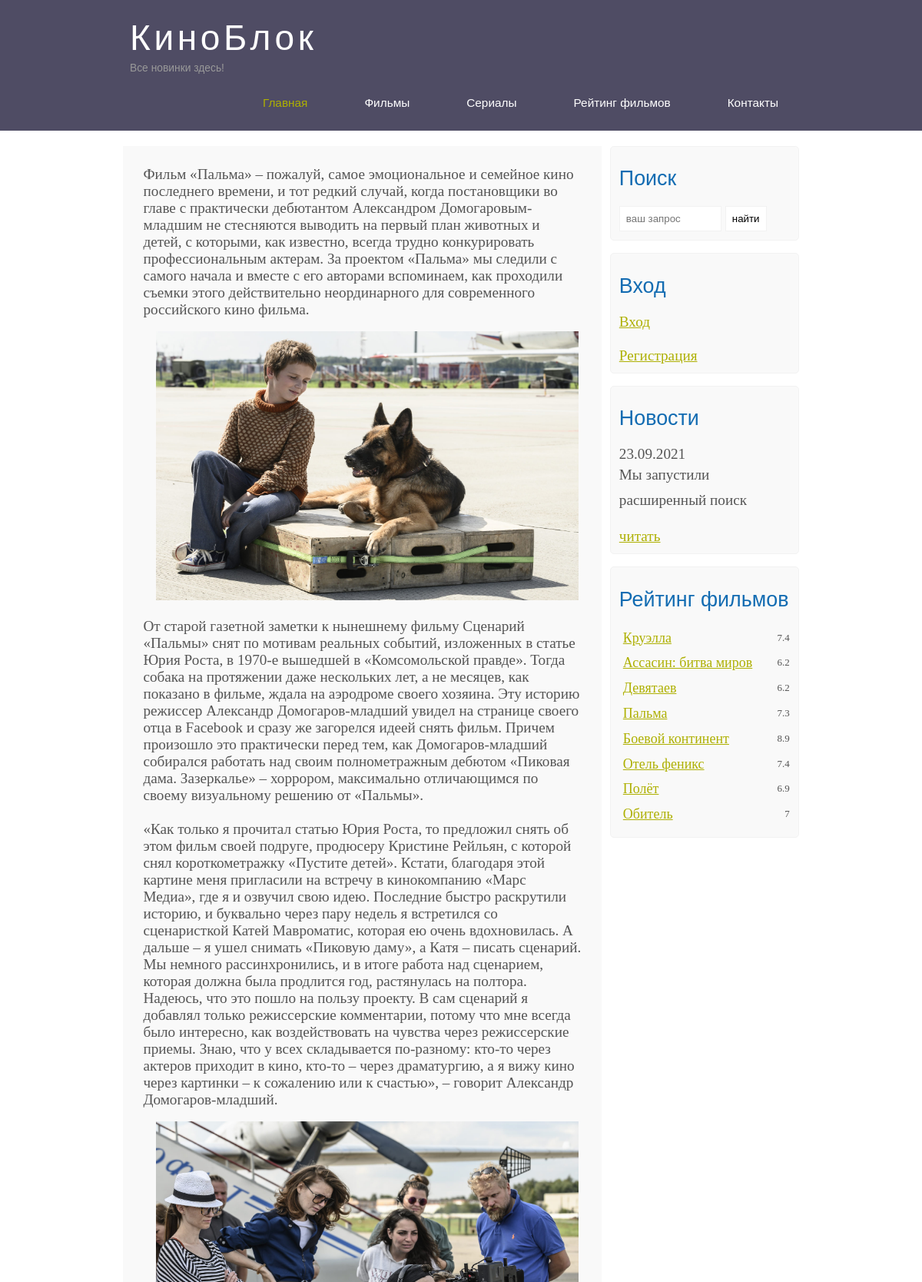
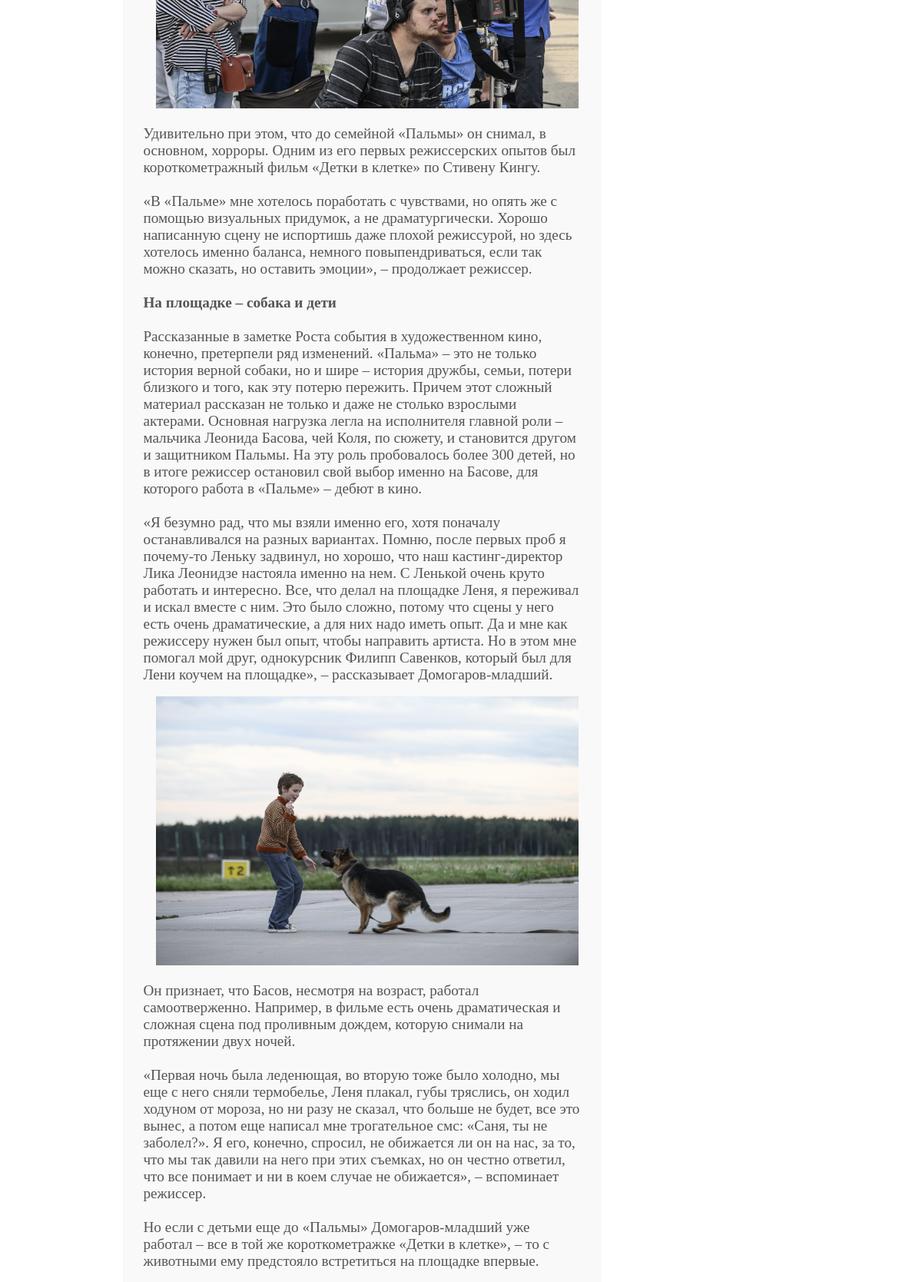
Screenshot of /about_palma.php (upper part) with the database file from the repository (2 pictures, top to bottom).
### tables this page shows
CREATE TABLE `header` (
  `id` int NOT NULL,
  `title` varchar(50) NOT NULL,
  `linktitle` varchar(100) NOT NULL,
  `page` varchar(50) NOT NULL
);

CREATE TABLE `main` (
  `post_id` int NOT NULL,
  `img` varchar(50) NOT NULL,
  `name` varchar(500) NOT NULL,
  `content` varchar(2500) NOT NULL,
  `video` varchar(500) NOT NULL,
  `rating` float NOT NULL,
  `year` year NOT NULL,
  `producer` varchar(250) NOT NULL,
  `type` varchar(50) NOT NULL
);

### ratingmain.php (the view, shortened to what this page needs)
<?php
  include "bd.php";
  $result_main = mysqli_query($mysqli, 'SELECT * FROM main');
  $rows_main = mysqli_fetch_all($result_main, MYSQLI_ASSOC);
?>
<div class="sidebar">
  <h2>Рейтинг фильмов</h2>
    <ul>
    <?php foreach($rows_main as $row_main):?>
      <li><a class="link_sidebar" href="/page.php?id=<?php echo $row_main['post_id'];?>"><?php echo $row_main['name'];?></a><span class="rating_sidebar"><?php echo $row_main['rating'];?></span></li>
    <?php endforeach;?>
    </ul>
  </div>
</div>

### header.php (shortened to what this page needs)
<?php
  include "bd.php";
  $result5 = mysqli_query($mysqli, 'SELECT * FROM header');
  $rows5 = mysqli_fetch_all($result5, MYSQLI_ASSOC);
?>
<div class="header">
  <div class="logo">
    <div class="logo_text">
      <h1><a href="/">КиноБлок</a></h1>
      <h2>Все новинки здесь!</h2>
    </div>
  </div>
  <div class="menubar">
    <ul class="menu">
    <?php foreach($rows5 as $row5):?>
      <li <?php echo ($page == $row5['page'] ? "class = selected" : "")?>><a href="<?php echo $row5['linktitle'];?>"><?php echo $row5['title'];?></a></li>
    <?php endforeach;?>
    </ul>
  </div>
</div>

### style.css (style rules this page uses)
* { margin: 0; padding: 0; }
body { font-size: 1.2em; background-color: #fff; color: #555; }
h1, h2 { font: normal 170% 'century gothic', arial; margin: 0 0 15px 0; padding: 15px 0 5px 0; color: #000; }
h2 { font-size: 140%; }
a, a:hover { outline: none; text-decoration: underline; color: #aeb002; }
ul { margin: 2px 0 22px 17px; }
ul li { margin: 0 0 6px 0; padding: 0 0 4px 5px; line-height: 1.5em; }
.header { background-color: rgb(79, 76, 100); height: 170px; font-size: 0.8em; margin-left: 0px; margin-right: 0px; min-width: 900px; }
.main, .logo, .menubar, .site_content, .footer { margin-left: auto; margin-right: auto; }
.logo { width: 880px; padding-bottom: 20px; }
.logo h1, .logo h2 { font: normal 300% 'century gothic', arial, sans-serif; margin: 0 0 0 9px; }
.logo_text h1, .logo_text h1 a, .logo_text h1 a:hover { padding: 22px 0 0 0; color: #fff; letter-spacing: 0.1em; text-decoration: none; }
.logo_text h2 { font-size: 0.9em; padding: 4px 0 0 0; color: #999; }
.menubar { width: 900px; height: 46px; }
ul.menu { float: right; }
ul.menu li { float: left; padding: 0 0 0 9px; list-style: none; margin: 1px 2px 0 0; }
ul.menu li a { font: normal 100% 'trebuchet ms', sans-serif; display: block; height: 20px; padding: 6px 35px 5px 28px; color: #fff; text-decoration: none; }
ul.menu li.selected a { color: #aeb002; }
.sidebar { float: right; width: 222px; padding: 5%; margin: 0 0 16px 0; border: solid 1px #f2f2f2; border-radius: 5px; background-color: #f9f9f9; }
.sidebar h2 { color: #136cb2; }
.sidebar ul { margin: 0; }
.sidebar ul li { list-style-type: none; margin: 0 0 0 0; }
.sidebar .rating_sidebar { float: right; }
.rating_sidebar { font-size: 13px; }
.link_sidebar { font-size: 18px; }

### rows the page displays
header: title "Главная"
header: title "Фильмы"
header: title "Сериалы"
header: title "Рейтинг фильмов"
header: title "Контакты"
main: name "Круэлла", rating "7.4"
main: name "Ассасин: битва миров", rating "6.2"
main: name "Девятаев", rating "6.2"
main: name "Пальма", rating "7.3"
main: name "Боевой континент", rating "8.9"
main: name "Отель феникс", rating "7.4"
main: name "Полёт", rating "6.9"
main: name "Обитель", rating "7"
